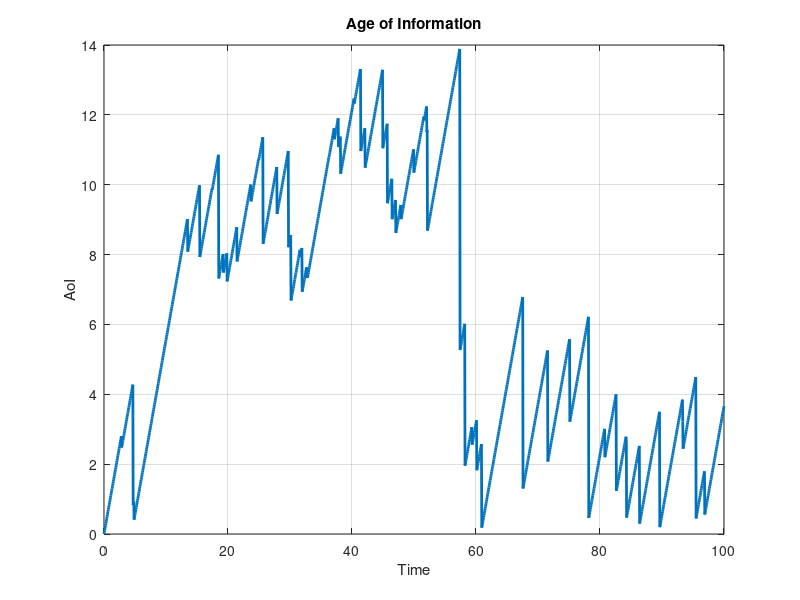

Here is the MATLAB script that generated this plot:
clc; clear; close all;

T = 100;              
lambda = 0.5;         
mu = 1;               

t = 0;
gen_times = [];

% generate update times (Poisson arrivals)
while t < T
    t = t - log(rand)/lambda;
    gen_times = [gen_times t];
end

% service (delay)
n = length(gen_times);
delivery_times = zeros(1,n);

for i = 1:n
    service = -log(rand)/mu;
    if i == 1
        delivery_times(i) = gen_times(i) + service;
    else
        delivery_times(i) = max(gen_times(i), delivery_times(i-1)) + service;
    end
end

% AoI evolution
time = linspace(0,T,2000);
aoi = zeros(size(time));

idx = 1;
for i = 1:length(time)
    while idx <= n && delivery_times(idx) <= time(i)
        idx = idx + 1;
    end
    
    if idx == 1
        last_gen = 0;
    else
        last_gen = gen_times(idx-1);
    end
    
    aoi(i) = time(i) - last_gen;
end

% plot
plot(time, aoi, 'LineWidth', 2)
xlabel('Time')
ylabel('AoI')
title('Age of Information')
grid on
